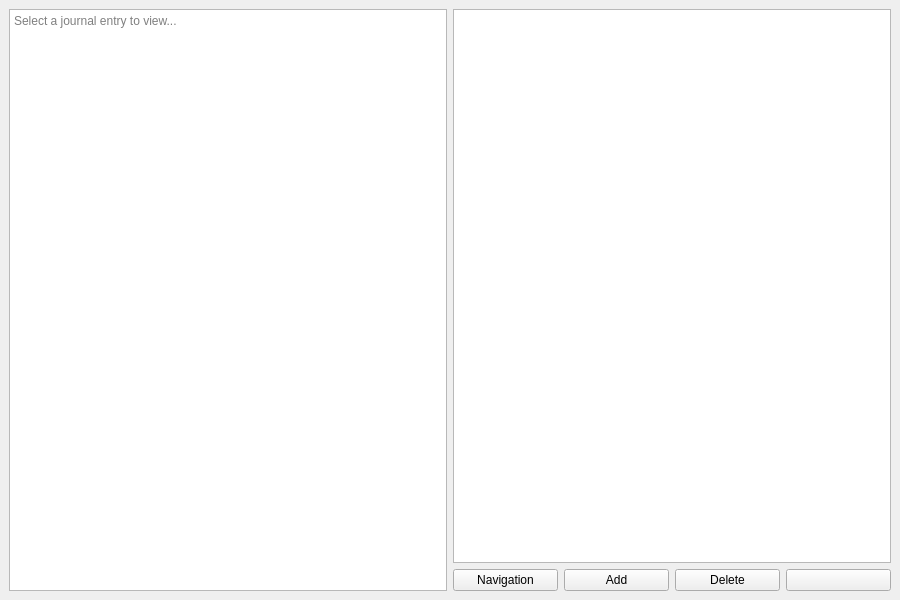
<?xml version="1.0" encoding="UTF-8"?>
<ui version="4.0">
 <class>JournalWindow</class>
 <widget class="QMainWindow" name="JournalWindow">
  <property name="geometry">
   <rect>
    <x>0</x>
    <y>0</y>
    <width>900</width>
    <height>600</height>
   </rect>
  </property>
  <property name="windowTitle">
   <string>Journal</string>
  </property>
  <widget class="QWidget" name="centralwidget">
   <layout class="QGridLayout" name="gridLayout" columnstretch="1,1">
    <item row="0" column="0" rowspan="2">
     <widget class="QTextEdit" name="contentView">
      <property name="placeholderText">
       <string>Select a journal entry to view...</string>
      </property>
     </widget>
    </item>
    <item row="0" column="1">
     <widget class="QListWidget" name="entryListWidget"/>
    </item>
    <item row="1" column="1">
     <layout class="QHBoxLayout" name="buttonRow">
      <item>
       <widget class="QPushButton" name="navButton">
        <property name="text">
         <string>Navigation</string>
        </property>
       </widget>
      </item>
      <item>
       <widget class="QPushButton" name="addButton">
        <property name="text">
         <string>Add</string>
        </property>
       </widget>
      </item>
      <item>
       <widget class="QPushButton" name="deleteButton">
        <property name="text">
         <string>Delete</string>
        </property>
       </widget>
      </item>
      <item>
       <widget class="QPushButton" name="placeholderButton">
        <property name="text">
         <string/>
        </property>
       </widget>
      </item>
     </layout>
    </item>
   </layout>
  </widget>
 </widget>
 <resources/>
 <connections/>
</ui>
